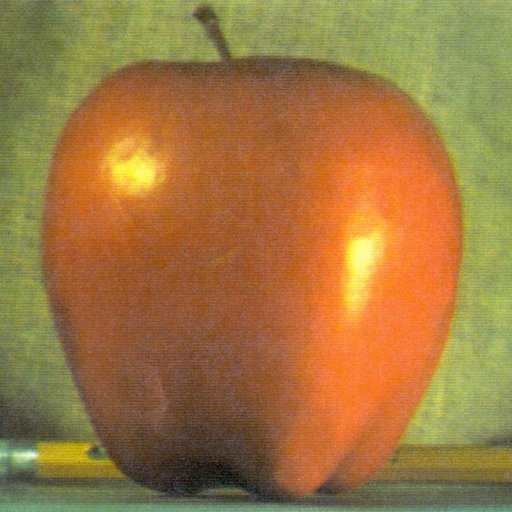
#> input picture Assignment2/Image_Blending/apple.png, 512 x 512 px, found by its file name
$ python part1_1.py
#> lines starting #> are read from the running program, lines starting #| are printed output that depends on the picture
import os
import numpy as np
import matplotlib.pyplot as plt

IMGS = [
    '/home/juneyoung-yoon/Desktop/Computational_Photography/Assignment2/Image_Blending/apple.png',
    '/home/juneyoung-yoon/Desktop/Computational_Photography/Assignment2/Image_Blending/orange.png']
OUT_DIR = '/home/juneyoung-yoon/Desktop/Computational_Photography/Assignment2/results/Image_Blending/part1_1'
LOG = f'{OUT_DIR}/log.txt'

DEPTH = 7


def get_gaussian_kernel(size, sigma):
    # size x size 가우시안 커널 (합 = 1)
    kernel = np.fromfunction(lambda x, y: (1 / (2 * np.pi * sigma ** 2)) * np.e ** ((-1 * ((x - (size - 1) / 2) ** 2 + (y - (size - 1) / 2) ** 2)) / (2 * sigma ** 2)), (size, size))
    kernel /= np.sum(kernel)
    return kernel


def conv2d(image, kernel, pad_mode='symmetric'):
    # image: (m, n, c). 경계는 대칭 패딩 (zero padding 시 가장자리가 어두워짐)
    h, w = image.shape[:2]
    h_k, w_k = kernel.shape
    pad_h, pad_w = h_k // 2, w_k // 2
    padded = np.pad(image, ((pad_h, pad_h), (pad_w, pad_w), (0, 0)), mode=pad_mode)

    # 커널 뒤집기 (convolution)
    kernel = kernel[::-1, ::-1]
    out = np.zeros(image.shape, dtype=np.float64)

    # 커널 원소 (i, j)마다 (i, j)만큼 민 이미지에 가중치를 곱해 누적
    for i in range(h_k):
        for j in range(w_k):
            out += kernel[i, j] * padded[i:i + h, j:j + w]
    return out


KSIZE = 5   # Gaussian 커널 크기 (기본 5x5)


def kernel_sigma(ksize):
    # 커널 크기에 맞춘 sigma: 커널 반경 = 2 sigma. ksize=5 -> sigma=1
    return (ksize - 1) / 4


def reduce(image, ksize=KSIZE):
    # Gaussian blur 후 1/2 subsample
    kernel = get_gaussian_kernel(ksize, kernel_sigma(ksize))
    return conv2d(image, kernel)[::2, ::2]


def expand(image, shape=None, ksize=KSIZE):
    # zero 삽입으로 2배 upsample -> blur -> x4 (zero 삽입으로 줄어든 에너지 보정)
    # shape: 목표 (h, w). 홀수 크기 레벨에서 원래 shape와 맞추기 위해 사용
    h, w = (2 * image.shape[0], 2 * image.shape[1]) if shape is None else shape[:2]
    up = np.zeros((h, w, image.shape[2]), dtype=np.float64)
    src = image[:(h + 1) // 2, :(w + 1) // 2]
    up[::2, ::2][:src.shape[0], :src.shape[1]] = src

    kernel = get_gaussian_kernel(ksize, kernel_sigma(ksize))
    return conv2d(up, kernel) * 4


def gaussian_pyramid(image, depth=DEPTH, ksize=KSIZE):
    pyr = [image.astype(np.float64)]
    for _ in range(1, depth):
        pyr.append(reduce(pyr[-1], ksize))
    return pyr


def laplacian_pyramid(image, depth=DEPTH, ksize=KSIZE):
    G = gaussian_pyramid(image, depth, ksize)
    # L_k = G_k - expand(G_{k+1}), 마지막 레벨은 G 그대로
    lp = [G[k] - expand(G[k + 1], G[k].shape, ksize) for k in range(depth - 1)]
    lp.append(G[-1])
    return lp


def collapse(lp, ksize=KSIZE):
    # 가장 작은 레벨부터 expand 후 더해 올라감
    cur = lp[-1]
    for k in range(len(lp) - 2, -1, -1):
        cur = lp[k] + expand(cur, lp[k].shape, ksize)
    return cur


def load_image(path):
    img = plt.imread(path).astype(np.float64)
    if img.max() > 1:
        img /= 255.0
    if img.ndim == 2:
        img = img[..., None]
    return img[..., :3]


def log(msg, path):
    print(msg)
    with open(path, 'a') as f:
        f.write(str(msg) + '\n')


def normalize(x):
    # Laplacian 레벨 시각화용 (0 -> 0.5)
    return np.clip(x * 0.5 + 0.5, 0, 1)


if __name__ == '__main__':
    os.makedirs(OUT_DIR, exist_ok=True)
    open(LOG, 'w').close()

    for path in IMGS:
        name = os.path.basename(path).rsplit('.', 1)[0]
        img = load_image(path)

        G = gaussian_pyramid(img, DEPTH)
#> after the loop in gaussian_pyramid, `for _ in range(1, depth):`: pyr = 7 items
#> G = 7 items
        L = laplacian_pyramid(img, DEPTH)
#> after the loop in conv2d (call 15), `for i in range(h_k):`:
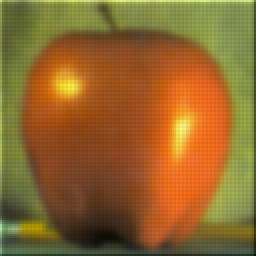
#> out: shape (128, 128, 3) float64 (shown 2 times larger); mean of channels 0, 1, 2 0.156, 0.117, 0.0633; drawn with min black and max white
#> call 4 of expand, with shape = (64, 64, 3), ksize = 5
#> in expand (call 4), `h, w = (2 * image.shape[0], 2 * image.shape[1]) if shape is None else ..`: h = 64
#> in expand (call 4), `up[::2, ::2][:src.shape[0], :src.shape[1]] = src`:
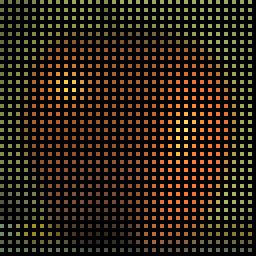
#> up: shape (64, 64, 3) float64 (shown 4 times larger); mean of channels 0, 1, 2 0.156, 0.117, 0.0632; drawn as R, G, B
#> after the loop in conv2d (call 16), `for i in range(h_k):`:
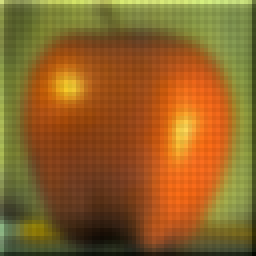
#> out: shape (64, 64, 3) float64 (shown 4 times larger); mean of channels 0, 1, 2 0.156, 0.117, 0.0632; drawn with min black and max white
#> after the loop in conv2d (call 17), `for i in range(h_k):`:
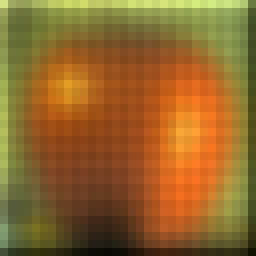
#> out: shape (32, 32, 3) float64 (shown 8 times larger); mean of channels 0, 1, 2 0.156, 0.118, 0.0632; drawn with min black and max white
#> in laplacian_pyramid, `lp = [G[k] - expand(G[k + 1], G[k].shape, ksize) for k in range(depth ..`: lp = 6 items
#> L = 7 items
        rec = collapse(L)
#> the loop in collapse, `for k in range(len(lp) - 2, -1, -1):` made 6 passes
#> k on passes 1, 2, 4, 5, 6: 5, 4, 2, 1, 0
#> pass 1, in conv2d (call 19), `padded = np.pad(image, ((pad_h, pad_h), (pad_w, pad_w), (0, 0)), mode=..`:
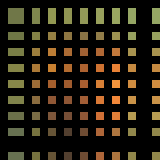
#> padded: shape (20, 20, 3) float64 (shown 8 times larger); mean of channels 0, 1, 2 0.149, 0.122, 0.0676; drawn as R, G, B

        err = np.abs(rec - img)
        mse = np.mean((rec - img) ** 2)
#> mse = 1.4e-36
        log(f'== {name} ==', LOG)
        log('  levels: ' + ', '.join(f'{g.shape[0]}x{g.shape[1]}' for g in G), LOG)
        log(f'  reconstruction: max|err|={err.max():.2e} MSE={mse:.2e}', LOG)

        # 1) Gaussian / Laplacian pyramid
        fig, ax = plt.subplots(2, DEPTH, figsize=(3 * DEPTH, 6.5))
        for k in range(DEPTH):
            ax[0, k].imshow(np.clip(G[k], 0, 1), interpolation='nearest')
            ax[0, k].set_title(f'Gaussian {k} ({G[k].shape[1]}x{G[k].shape[0]})')
            ax[1, k].imshow(normalize(L[k]) if k < DEPTH - 1 else np.clip(L[k], 0, 1), interpolation='nearest')
            ax[1, k].set_title(f'Laplacian {k}')
            ax[0, k].axis('off'); ax[1, k].axis('off')
        plt.tight_layout()
        plt.savefig(f'{OUT_DIR}/{name}_pyramids.png', dpi=150, bbox_inches='tight', pad_inches=0.1)
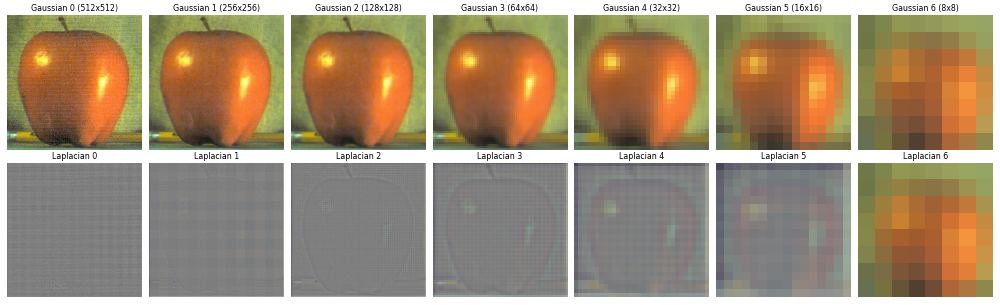
#> figure drawn by matplotlib, 14 panels
        plt.close()

        # 2) 복원 결과
        fig, ax = plt.subplots(1, 3, figsize=(12, 4.5))
        for a, im, t in zip(ax, [img, np.clip(rec, 0, 1), err.max(axis=-1)],
                            ['original', 'reconstructed', f'|diff| max={err.max():.1e}']):
            a.imshow(im, cmap='gray' if im.ndim == 2 else None)
            a.set_title(t); a.axis('off')
#> this loop made 3 passes
#> t on passes 1 to 3: 'original', 'reconstructed', '|diff| max=2.2e-16'
        plt.tight_layout()
        plt.savefig(f'{OUT_DIR}/{name}_reconstruction.png', dpi=150, bbox_inches='tight', pad_inches=0.1)
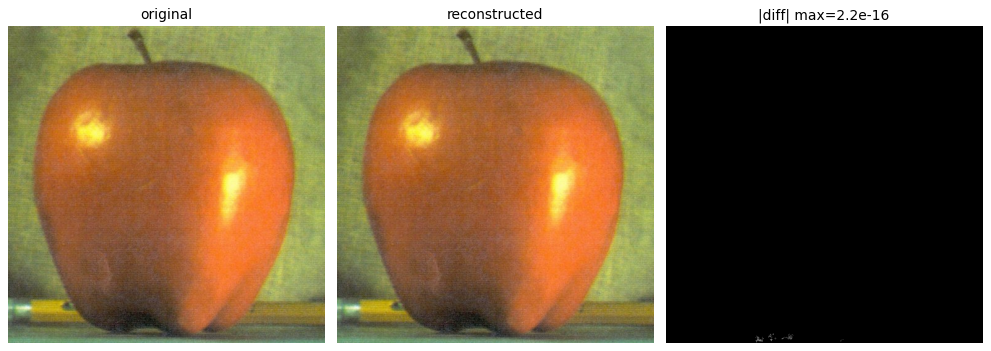
#> figure drawn by matplotlib, 3 panels
        plt.close()
#> pass 2 of the loop `for path in IMGS:`:
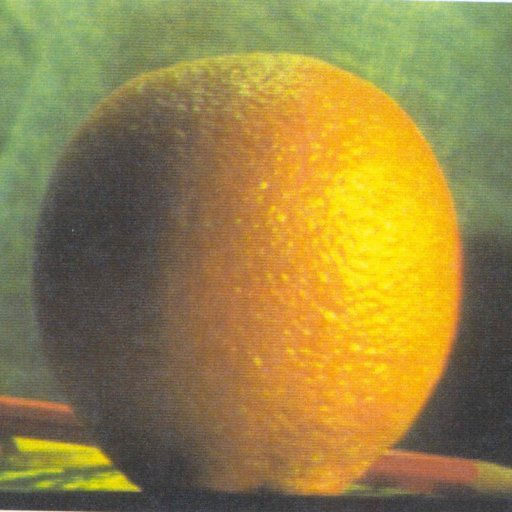
#> input picture Assignment2/Image_Blending/orange.png, 512 x 512 px, found by its file name
#> src: shape (256, 256, 3) float64
#> up: shape (512, 512, 3) float64
#> in expand (call 13), `kernel = get_gaussian_kernel(ksize, kernel_sigma(ksize))`: kernel = [[0.00297, 0.0133, 0.0219, 0.0133, 0.00297], [0.0133, 0.0596, 0.0983, 0.0596, 0.0133], [0.0219, 0.0983, 0.162, 0.0983, 0.0219], [0.0133, 0.0596, 0.0983, 0.0596, 0.0133], [0.00297, 0.0133, 0.0219, 0.0133, 0.00297]]
#> in conv2d (call 37), `padded = np.pad(image, ((pad_h, pad_h), (pad_w, pad_w), (0, 0)), mode=..`:
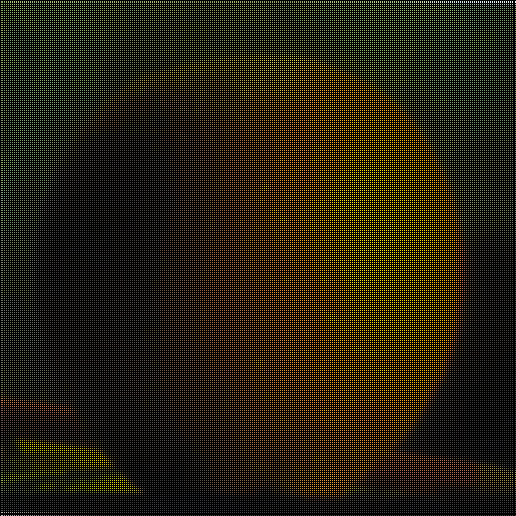
#> padded: shape (516, 516, 3) float64; mean of channels 0, 1, 2 0.147, 0.129, 0.0683; drawn as R, G, B
#> in expand (call 13), `return conv2d(up, kernel) * 4`:
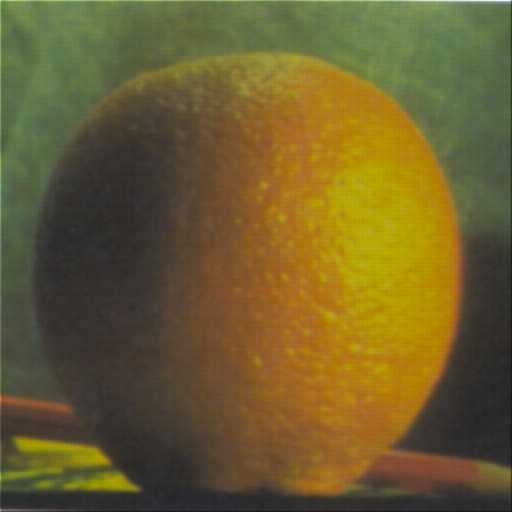
#> returned value: shape (512, 512, 3) float64; mean of channels 0, 1, 2 0.589, 0.517, 0.272; drawn with min black and max white
#> the loop in collapse (call 2), `for k in range(len(lp) - 2, -1, -1):` made 6 passes
#> mse = 1.29e-37
#> the loop `for a, im, t in zip(ax, [img, np.clip(rec, 0, 1), err.max(axis=-1)], [..` made 3 passes
#> t on passes 1 to 3: 'original', 'reconstructed', '|diff| max=1.1e-16'
